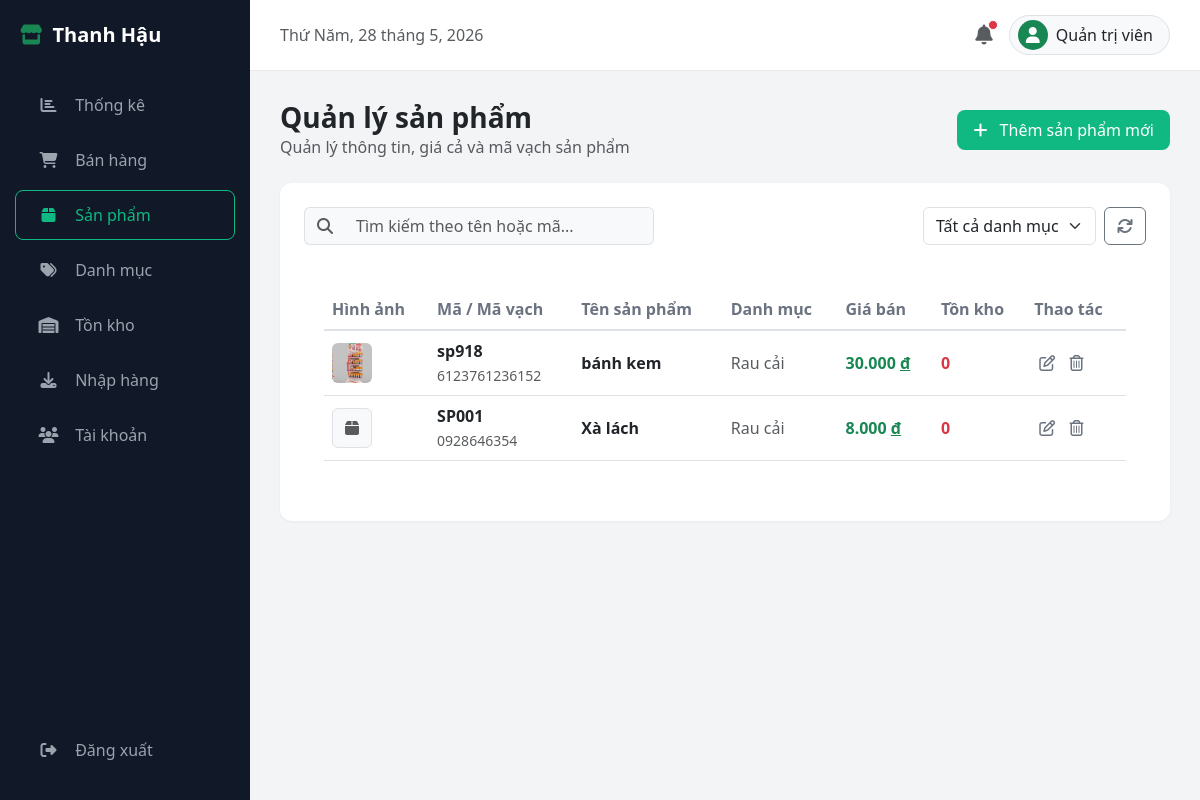
The app's page /products.php (signed in) with its own data.
### tables this page shows
CREATE TABLE `san_pham` (
  `id` int(11) NOT NULL,
  `id_danh_muc` int(11) NOT NULL,
  `ma_vach` varchar(50) NOT NULL,
  `ma_sku` varchar(20) NOT NULL,
  `ten_san_pham` varchar(255) NOT NULL,
  `don_vi_tinh` varchar(20) NOT NULL,
  `gia_nhap` decimal(15,2) NOT NULL,
  `gia_ban` decimal(15,2) NOT NULL,
  `ton_toi_thieu` int(11) DEFAULT 5,
  `han_su_dung` date DEFAULT NULL,
  `hinh_anh` varchar(255) DEFAULT NULL
);

CREATE TABLE `danh_muc` (
  `id` int(11) NOT NULL,
  `ma_danh_muc` varchar(20) NOT NULL,
  `ten_danh_muc` varchar(100) NOT NULL,
  `trang_thai` tinyint(4) DEFAULT 1
);

### products.php (the view, shortened to what this page needs)
<?php
include 'connect.php';
$search = $_GET['search'] ?? '';
$where_arr = [];
$where = count($where_arr) > 0 ? "WHERE " . implode(" AND ", $where_arr) : "";
$sql_select = "SELECT sp.*, dm.ten_danh_muc,
               IFNULL((SELECT SUM(so_luong) FROM ton_kho tk WHERE tk.id_san_pham = sp.id), 0) as ton_kho
               FROM san_pham sp
               LEFT JOIN danh_muc dm ON sp.id_danh_muc = dm.id
               $where ORDER BY sp.id DESC";
$result = $conn->query($sql_select);
include 'includes/header.php';
?>
<div class="d-flex justify-content-between align-items-center mb-4">
    <div>
        <h3 class="fw-bold mb-0">Quản lý sản phẩm</h3>
        <p class="text-muted mb-0">Quản lý thông tin, giá cả và mã vạch sản phẩm</p>
    </div>
    <div>
        <button class="btn btn-custom" data-bs-toggle="modal" data-bs-target="#productModal" onclick="resetForm()">
            <i class="fas fa-plus me-2"></i> Thêm sản phẩm mới
        </button>
    </div>
</div>
<div class="card p-4">
    <div class="d-flex justify-content-between align-items-center mb-4">
        <form action="" method="GET" class="d-flex gap-2 w-100 justify-content-between">
            <div class="input-group" style="width: 350px;">
                <button type="submit" class="input-group-text bg-light border-end-0"><i class="fas fa-search text-muted"></i></button>
                <input type="text" name="search" class="form-control border-start-0 bg-light" value="<?= htmlspecialchars($search) ?>" placeholder="Tìm kiếm theo tên hoặc mã...">
            </div>
            <div class="d-flex gap-2">
                <select name="category" class="form-select w-auto" onchange="this.form.submit()">
                    <option value="">Tất cả danh mục</option>
                </select>
                <a href="products.php" class="btn btn-outline-secondary"><i class="fas fa-sync"></i></a>
            </div>
        </form>
    </div>
    <div class="table-responsive">
        <table class="table table-hover">
            <thead>
                <tr>
                    <th>Hình ảnh</th>
                    <th>Mã / Mã vạch</th>
                    <th>Tên sản phẩm</th>
                    <th>Danh mục</th>
                    <th>Giá bán</th>
                    <th>Tồn kho</th>
                    <th>Thao tác</th>
                </tr>
            </thead>
            <tbody>
                <?php while ($row = $result->fetch_assoc()): ?>
                <tr>
                    <td>
                        <?php if ($row['hinh_anh'] && file_exists($row['hinh_anh'])): ?>
                            <img src="<?= $row['hinh_anh'] ?>" alt="<?= $row['ten_san_pham'] ?>" class="rounded" style="width: 40px; height: 40px; object-fit: cover;">
                        <?php else: ?>
                            <div class="bg-light rounded d-flex align-items-center justify-content-center text-muted border" style="width: 40px; height: 40px;">
                                <i class="fas fa-box"></i>
                            </div>
                        <?php endif; ?>
                    </td>
                    <td>
                        <div class="fw-bold"><?= $row['ma_sku'] ?></div>
                        <small class="text-muted"><?= $row['ma_vach'] ?></small>
                    </td>
                    <td class="fw-bold"><?= $row['ten_san_pham'] ?></td>
                    <td><span class="text-muted"><?= $row['ten_danh_muc'] ?? 'Không xác định' ?></span></td>
                    <td class="fw-bold text-success"><?= number_format($row['gia_ban'], 0, ',', '.') ?> <span class="text-decoration-underline">đ</span></td>
                    <td>
                        <?php if ($row['ton_kho'] > 0): ?>
                            <span class="fw-bold text-primary"><?= $row['ton_kho'] ?></span>
                        <?php else: ?>
                            <span class="fw-bold text-danger">0</span>
                        <?php endif; ?>
                    </td>
                    <td>
                        <button class="action-btn" onclick="editProduct(<?= $row['id'] ?>, <?= $row['id_danh_muc'] ?>, '<?= htmlspecialchars($row['ma_vach'], ENT_QUOTES) ?>', '<?= htmlspecialchars($row['ma_sku'], ENT_QUOTES) ?>', '<?= htmlspecialchars($row['ten_san_pham'], ENT_QUOTES) ?>', '<?= htmlspecialchars($row['don_vi_tinh'], ENT_QUOTES) ?>', <?= $row['gia_nhap'] ?>, <?= $row['gia_ban'] ?>, <?= $row['ton_kho'] ?>, '<?= htmlspecialchars($row['hinh_anh'] ?? '', ENT_QUOTES) ?>')">
                            <i class="far fa-edit"></i>
                        </button>
                        <a href="products.php?delete=<?= $row['id'] ?>" class="action-btn text-decoration-none" onclick="return confirm('Bạn có chắc muốn xóa sản phẩm này?');">
                            <i class="far fa-trash-alt"></i>
                        </a>
                    </td>
                </tr>
                <?php endwhile; ?>
            </tbody>
        </table>
    </div>
</div>
<?php include 'includes/footer.php'; ?>

### assets/css/style.css (style rules this page uses)
body { background-color: #f3f4f6; font-family: 'Segoe UI', Tahoma, Geneva, Verdana, sans-serif; }
.card { border: none; border-radius: 12px; box-shadow: 0 1px 3px rgba(0,0,0,0.05); }
.btn-custom { background-color: #10b981; color: white; border: none; border-radius: 8px; padding: 8px 16px; }
.table-responsive { background: white; border-radius: 12px; padding: 20px; }
.table th { font-weight: 600; color: #6b7280; border-bottom-width: 2px; }
.table td { vertical-align: middle; }
.action-btn { background: transparent; border: none; color: #6b7280; padding: 5px; transition: 0.2s; }

### records on screen
san_pham: hinh_anh (picture), ma_sku "sp918", ma_vach "6123761236152", ten_san_pham "bánh kem", id_danh_muc.ten_danh_muc "Rau cải", gia_ban "30.000"
san_pham: ma_sku "SP001", ma_vach "0928646354", ten_san_pham "Xà lách", id_danh_muc.ten_danh_muc "Rau cải", gia_ban "8.000"

### other values on screen
$_SESSION['ho_ten'] "Quản trị viên"
